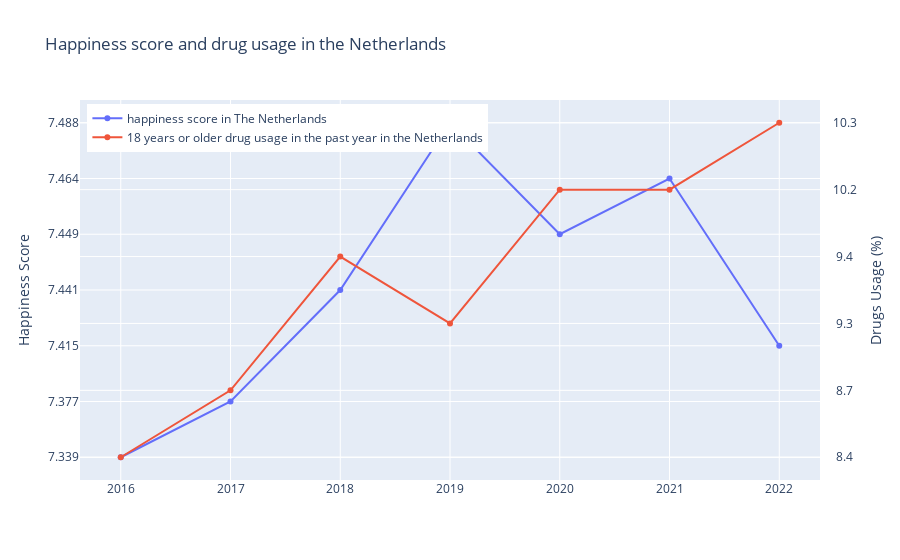

The notebook cell this image was saved under:
### Code cell
import plotly.express as px

df_20 = cbs_df.loc[cbs_df['\ufeff"Persoonskenmerken"'] == 'Leeftijd: 18 jaar of ouder' ].sort_values(by="Perioden")
df_30 = cbs_df.loc[cbs_df['\ufeff"Persoonskenmerken"'] == 'Leeftijd: 20 tot 30 jaar' ].sort_values(by="Perioden")
df_40 = cbs_df.loc[cbs_df['\ufeff"Persoonskenmerken"'] == 'Leeftijd: 30 tot 40 jaar' ].sort_values(by="Perioden")
df_50 = cbs_df.loc[cbs_df['\ufeff"Persoonskenmerken"'] == 'Leeftijd: 40 tot 50 jaar' ].sort_values(by="Perioden")
happy_net = happy_df.loc[happy_df['Country'] == 'Netherlands'].sort_values(by='Year')
df_20.head()
import plotly.graph_objects as go

df_40['Drugsgebruik, 12 jaar of ouder/Drugsgebruik totaal/Afgelopen jaar (%)']
import plotly.graph_objects as go
import numpy as np

# Create the figure
fig = go.Figure()

# Add the first trace (happy)
fig.add_trace(go.Scatter(
    x=np.array(happy_net['Year']),
    y=np.array(happy_net['happinessscore']),
    name='happiness score in The Netherlands'
))

# Add the second trace (18 or older) with a secondary y-axis
fig.add_trace(go.Scatter(
    x=np.array(happy_net['Year']),
    y=np.array(df_20['Drugsgebruik, 12 jaar of ouder/Drugsgebruik totaal/Afgelopen jaar (%)']),
    name='18 years or older drug usage in the past year in the Netherlands',
    yaxis='y2'  # Use the secondary y-axis
))

# Set the layout with a shared y-axis
fig.update_layout(
    legend=dict(
    yanchor="top",
    y=0.99,
    xanchor="left",
    x=0.01),

    yaxis=dict(
        title='Happiness Score',  # Primary y-axis title
        tickformat=".1f",
        categoryorder='array',
        categoryarray= ['7.339', '7.377', '7.415', '7.441', '7.449', '7.464', '7.488']
    ),
    yaxis2=dict(
        title='Drugs Usage (%)',  # Secondary y-axis title
        overlaying='y',  # Overlay the secondary y-axis on the primary one
        side='right',
        categoryorder='category ascending'
    ), 
    title = "Happiness score and drug usage in the Netherlands"
)

# Show the figure
fig.show()

### Figure 1 — Plotly figure (JSON) as saved in the notebook; plotly's stock layout.template omitted (floating-point values rounded to 4 significant figures)
{"data": [{"name": "happiness score in The Netherlands", "type": "scatter", "x": [2016, 2017, 2018, 2019, 2020, 2021, 2022], "y": ["7.339", "7.377", "7.441", "7.488", "7.449", "7.464", "7.415"]}, {"name": "18 years or older drug usage in the past year in the Netherlands", "type": "scatter", "x": [2016, 2017, 2018, 2019, 2020, 2021, 2022], "y": ["     8.4", "     8.7", "     9.4", "     9.3", "    10.2", "    10.2", "    10.3"], "yaxis": "y2"}], "layout": {"legend": {"x": 0.01, "xanchor": "left", "y": 0.99, "yanchor": "top"}, "title": {"text": "Happiness score and drug usage in the Netherlands"}, "yaxis": {"categoryarray": ["7.339", "7.377", "7.415", "7.441", "7.449", "7.464", "7.488"], "categoryorder": "array", "tickformat": ".1f", "title": {"text": "Happiness Score"}}, "yaxis2": {"categoryorder": "category ascending", "overlaying": "y", "side": "right", "title": {"text": "Drugs Usage (%)"}}}}
